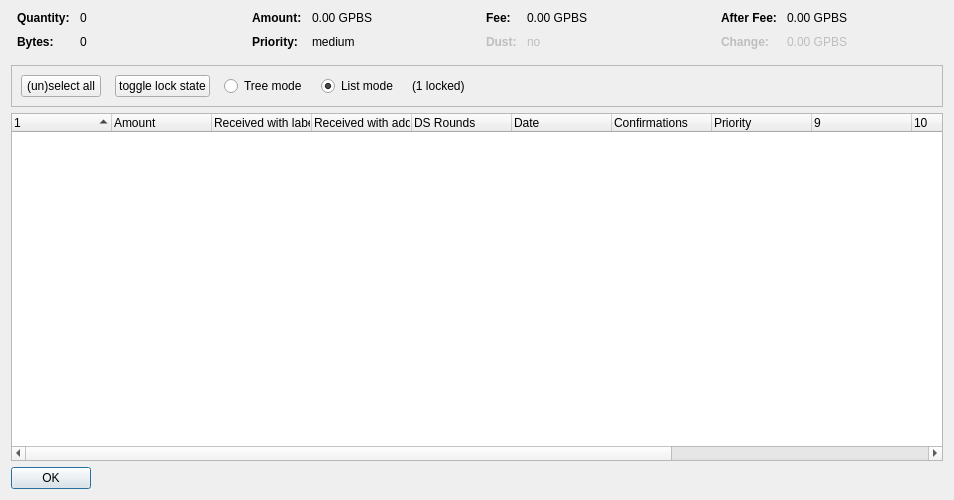
<?xml version="1.0" encoding="UTF-8"?>
<ui version="4.0">
 <class>CoinControlDialog</class>
 <widget class="QDialog" name="CoinControlDialog">
  <property name="geometry">
   <rect>
    <x>0</x>
    <y>0</y>
    <width>954</width>
    <height>500</height>
   </rect>
  </property>
  <property name="windowTitle">
   <string>Coin Selection</string>
  </property>
  <layout class="QVBoxLayout" name="verticalLayout">
   <item>
    <layout class="QHBoxLayout" name="horizontalLayoutTop" stretch="0,0,0,0">
     <property name="topMargin">
      <number>0</number>
     </property>
     <property name="bottomMargin">
      <number>10</number>
     </property>
     <item>
      <layout class="QFormLayout" name="formLayoutCoinControl1">
       <property name="horizontalSpacing">
        <number>10</number>
       </property>
       <property name="verticalSpacing">
        <number>10</number>
       </property>
       <property name="leftMargin">
        <number>6</number>
       </property>
       <property name="rightMargin">
        <number>6</number>
       </property>
       <item row="0" column="0">
        <widget class="QLabel" name="labelCoinControlQuantityText">
         <property name="font">
          <font>
           <weight>75</weight>
           <bold>true</bold>
          </font>
         </property>
         <property name="text">
          <string>Quantity:</string>
         </property>
        </widget>
       </item>
       <item row="0" column="1">
        <widget class="QLabel" name="labelCoinControlQuantity">
         <property name="cursor">
          <cursorShape>IBeamCursor</cursorShape>
         </property>
         <property name="contextMenuPolicy">
          <enum>Qt::ActionsContextMenu</enum>
         </property>
         <property name="text">
          <string notr="true">0</string>
         </property>
         <property name="textInteractionFlags">
          <set>Qt::LinksAccessibleByMouse|Qt::TextSelectableByKeyboard|Qt::TextSelectableByMouse</set>
         </property>
        </widget>
       </item>
       <item row="1" column="0">
        <widget class="QLabel" name="labelCoinControlBytesText">
         <property name="font">
          <font>
           <weight>75</weight>
           <bold>true</bold>
          </font>
         </property>
         <property name="text">
          <string>Bytes:</string>
         </property>
        </widget>
       </item>
       <item row="1" column="1">
        <widget class="QLabel" name="labelCoinControlBytes">
         <property name="cursor">
          <cursorShape>IBeamCursor</cursorShape>
         </property>
         <property name="contextMenuPolicy">
          <enum>Qt::ActionsContextMenu</enum>
         </property>
         <property name="text">
          <string notr="true">0</string>
         </property>
         <property name="textInteractionFlags">
          <set>Qt::LinksAccessibleByMouse|Qt::TextSelectableByKeyboard|Qt::TextSelectableByMouse</set>
         </property>
        </widget>
       </item>
      </layout>
     </item>
     <item>
      <layout class="QFormLayout" name="formLayoutCoinControl2">
       <property name="horizontalSpacing">
        <number>10</number>
       </property>
       <property name="verticalSpacing">
        <number>10</number>
       </property>
       <property name="leftMargin">
        <number>6</number>
       </property>
       <property name="rightMargin">
        <number>6</number>
       </property>
       <item row="0" column="0">
        <widget class="QLabel" name="labelCoinControlAmountText">
         <property name="font">
          <font>
           <weight>75</weight>
           <bold>true</bold>
          </font>
         </property>
         <property name="text">
          <string>Amount:</string>
         </property>
        </widget>
       </item>
       <item row="0" column="1">
        <widget class="QLabel" name="labelCoinControlAmount">
         <property name="cursor">
          <cursorShape>IBeamCursor</cursorShape>
         </property>
         <property name="contextMenuPolicy">
          <enum>Qt::ActionsContextMenu</enum>
         </property>
         <property name="text">
          <string notr="true">0.00 GPBS</string>
         </property>
         <property name="textInteractionFlags">
          <set>Qt::LinksAccessibleByMouse|Qt::TextSelectableByKeyboard|Qt::TextSelectableByMouse</set>
         </property>
        </widget>
       </item>
       <item row="1" column="0">
        <widget class="QLabel" name="labelCoinControlPriorityText">
         <property name="font">
          <font>
           <weight>75</weight>
           <bold>true</bold>
          </font>
         </property>
         <property name="text">
          <string>Priority:</string>
         </property>
        </widget>
       </item>
       <item row="1" column="1">
        <widget class="QLabel" name="labelCoinControlPriority">
         <property name="cursor">
          <cursorShape>IBeamCursor</cursorShape>
         </property>
         <property name="contextMenuPolicy">
          <enum>Qt::ActionsContextMenu</enum>
         </property>
         <property name="text">
          <string>medium</string>
         </property>
         <property name="textInteractionFlags">
          <set>Qt::LinksAccessibleByMouse|Qt::TextSelectableByKeyboard|Qt::TextSelectableByMouse</set>
         </property>
        </widget>
       </item>
      </layout>
     </item>
     <item>
      <layout class="QFormLayout" name="formLayoutCoinControl3">
       <property name="horizontalSpacing">
        <number>10</number>
       </property>
       <property name="verticalSpacing">
        <number>10</number>
       </property>
       <property name="leftMargin">
        <number>6</number>
       </property>
       <property name="rightMargin">
        <number>6</number>
       </property>
       <item row="0" column="0">
        <widget class="QLabel" name="labelCoinControlFeeText">
         <property name="font">
          <font>
           <weight>75</weight>
           <bold>true</bold>
          </font>
         </property>
         <property name="text">
          <string>Fee:</string>
         </property>
        </widget>
       </item>
       <item row="0" column="1">
        <widget class="QLabel" name="labelCoinControlFee">
         <property name="cursor">
          <cursorShape>IBeamCursor</cursorShape>
         </property>
         <property name="contextMenuPolicy">
          <enum>Qt::ActionsContextMenu</enum>
         </property>
         <property name="text">
          <string notr="true">0.00 GPBS</string>
         </property>
         <property name="textInteractionFlags">
          <set>Qt::LinksAccessibleByMouse|Qt::TextSelectableByKeyboard|Qt::TextSelectableByMouse</set>
         </property>
        </widget>
       </item>
       <item row="1" column="0">
        <widget class="QLabel" name="labelCoinControlLowOutputText">
         <property name="enabled">
          <bool>false</bool>
         </property>
         <property name="font">
          <font>
           <weight>75</weight>
           <bold>true</bold>
          </font>
         </property>
         <property name="text">
          <string>Dust:</string>
         </property>
        </widget>
       </item>
       <item row="1" column="1">
        <widget class="QLabel" name="labelCoinControlLowOutput">
         <property name="enabled">
          <bool>false</bool>
         </property>
         <property name="cursor">
          <cursorShape>IBeamCursor</cursorShape>
         </property>
         <property name="contextMenuPolicy">
          <enum>Qt::ActionsContextMenu</enum>
         </property>
         <property name="text">
          <string>no</string>
         </property>
         <property name="textInteractionFlags">
          <set>Qt::LinksAccessibleByMouse|Qt::TextSelectableByKeyboard|Qt::TextSelectableByMouse</set>
         </property>
        </widget>
       </item>
      </layout>
     </item>
     <item>
      <layout class="QFormLayout" name="formLayoutCoinControl4">
       <property name="horizontalSpacing">
        <number>10</number>
       </property>
       <property name="verticalSpacing">
        <number>10</number>
       </property>
       <property name="leftMargin">
        <number>6</number>
       </property>
       <property name="rightMargin">
        <number>6</number>
       </property>
       <item row="0" column="0">
        <widget class="QLabel" name="labelCoinControlAfterFeeText">
         <property name="font">
          <font>
           <weight>75</weight>
           <bold>true</bold>
          </font>
         </property>
         <property name="text">
          <string>After Fee:</string>
         </property>
        </widget>
       </item>
       <item row="0" column="1">
        <widget class="QLabel" name="labelCoinControlAfterFee">
         <property name="cursor">
          <cursorShape>IBeamCursor</cursorShape>
         </property>
         <property name="contextMenuPolicy">
          <enum>Qt::ActionsContextMenu</enum>
         </property>
         <property name="text">
          <string notr="true">0.00 GPBS</string>
         </property>
         <property name="textInteractionFlags">
          <set>Qt::LinksAccessibleByMouse|Qt::TextSelectableByKeyboard|Qt::TextSelectableByMouse</set>
         </property>
        </widget>
       </item>
       <item row="1" column="0">
        <widget class="QLabel" name="labelCoinControlChangeText">
         <property name="enabled">
          <bool>false</bool>
         </property>
         <property name="font">
          <font>
           <weight>75</weight>
           <bold>true</bold>
          </font>
         </property>
         <property name="text">
          <string>Change:</string>
         </property>
        </widget>
       </item>
       <item row="1" column="1">
        <widget class="QLabel" name="labelCoinControlChange">
         <property name="enabled">
          <bool>false</bool>
         </property>
         <property name="cursor">
          <cursorShape>IBeamCursor</cursorShape>
         </property>
         <property name="contextMenuPolicy">
          <enum>Qt::ActionsContextMenu</enum>
         </property>
         <property name="text">
          <string notr="true">0.00 GPBS</string>
         </property>
         <property name="textInteractionFlags">
          <set>Qt::LinksAccessibleByMouse|Qt::TextSelectableByKeyboard|Qt::TextSelectableByMouse</set>
         </property>
        </widget>
       </item>
      </layout>
     </item>
    </layout>
   </item>
   <item>
    <widget class="QFrame" name="frame">
     <property name="minimumSize">
      <size>
       <width>0</width>
       <height>40</height>
      </size>
     </property>
     <property name="frameShape">
      <enum>QFrame::StyledPanel</enum>
     </property>
     <property name="frameShadow">
      <enum>QFrame::Sunken</enum>
     </property>
     <layout class="QHBoxLayout" name="horizontalLayout">
      <item>
       <layout class="QHBoxLayout" name="horizontalLayoutPanel" stretch="0,0,0,0,0,0">
        <property name="spacing">
         <number>14</number>
        </property>
        <item>
         <widget class="QPushButton" name="pushButtonSelectAll">
          <property name="sizePolicy">
           <sizepolicy hsizetype="Maximum" vsizetype="Fixed">
            <horstretch>0</horstretch>
            <verstretch>0</verstretch>
           </sizepolicy>
          </property>
          <property name="text">
           <string>(un)select all</string>
          </property>
          <property name="autoDefault">
           <bool>false</bool>
          </property>
         </widget>
        </item>
        <item>
         <widget class="QPushButton" name="pushButtonToggleLock">
          <property name="sizePolicy">
           <sizepolicy hsizetype="Maximum" vsizetype="Fixed">
            <horstretch>0</horstretch>
            <verstretch>0</verstretch>
           </sizepolicy>
          </property>
          <property name="text">
           <string>toggle lock state</string>
          </property>
          <property name="autoDefault">
           <bool>false</bool>
          </property>
         </widget>
        </item>
        <item>
         <widget class="QRadioButton" name="radioTreeMode">
          <property name="sizePolicy">
           <sizepolicy hsizetype="Maximum" vsizetype="Fixed">
            <horstretch>0</horstretch>
            <verstretch>0</verstretch>
           </sizepolicy>
          </property>
          <property name="text">
           <string>Tree mode</string>
          </property>
         </widget>
        </item>
        <item>
         <widget class="QRadioButton" name="radioListMode">
          <property name="sizePolicy">
           <sizepolicy hsizetype="Maximum" vsizetype="Fixed">
            <horstretch>0</horstretch>
            <verstretch>0</verstretch>
           </sizepolicy>
          </property>
          <property name="text">
           <string>List mode</string>
          </property>
          <property name="checked">
           <bool>true</bool>
          </property>
         </widget>
        </item>
        <item>
         <widget class="QLabel" name="labelLocked">
          <property name="text">
           <string>(1 locked)</string>
          </property>
         </widget>
        </item>
        <item>
         <spacer name="horizontalSpacer">
          <property name="orientation">
           <enum>Qt::Horizontal</enum>
          </property>
          <property name="sizeHint" stdset="0">
           <size>
            <width>40</width>
            <height>20</height>
           </size>
          </property>
         </spacer>
        </item>
       </layout>
      </item>
     </layout>
    </widget>
   </item>
   <item>
    <widget class="CoinControlTreeWidget" name="treeWidget">
     <property name="contextMenuPolicy">
      <enum>Qt::CustomContextMenu</enum>
     </property>
     <property name="sortingEnabled">
      <bool>false</bool>
     </property>
     <property name="columnCount">
      <number>13</number>
     </property>
     <attribute name="headerShowSortIndicator" stdset="0">
      <bool>true</bool>
     </attribute>
     <attribute name="headerStretchLastSection">
      <bool>false</bool>
     </attribute>
     <column>
      <property name="text">
       <string/>
      </property>
     </column>
     <column>
      <property name="text">
       <string>Amount</string>
      </property>
     </column>
     <column>
      <property name="text">
       <string>Received with label</string>
      </property>
     </column>
     <column>
      <property name="text">
       <string>Received with address</string>
      </property>
     </column>
     <column>
      <property name="text">
       <string>DS Rounds</string>
      </property>
     </column>
     <column>
      <property name="text">
       <string>Date</string>
      </property>
     </column>
     <column>
      <property name="text">
       <string>Confirmations</string>
      </property>
      <property name="toolTip">
       <string>Confirmed</string>
      </property>
     </column>
     <column>
      <property name="text">
       <string>Priority</string>
      </property>
     </column>
     <column>
      <property name="text">
       <string/>
      </property>
     </column>
     <column>
      <property name="text">
       <string/>
      </property>
     </column>
     <column>
      <property name="text">
       <string/>
      </property>
     </column>
     <column>
      <property name="text">
       <string/>
      </property>
     </column>
     <column>
      <property name="text">
       <string/>
      </property>
     </column>
    </widget>
   </item>
   <item>
    <widget class="QDialogButtonBox" name="buttonBox">
     <property name="sizePolicy">
      <sizepolicy hsizetype="Maximum" vsizetype="Fixed">
       <horstretch>0</horstretch>
       <verstretch>0</verstretch>
      </sizepolicy>
     </property>
     <property name="orientation">
      <enum>Qt::Horizontal</enum>
     </property>
     <property name="standardButtons">
      <set>QDialogButtonBox::Ok</set>
     </property>
    </widget>
   </item>
  </layout>
 </widget>
 <customwidgets>
  <customwidget>
   <class>CoinControlTreeWidget</class>
   <extends>QTreeWidget</extends>
   <header>coincontroltreewidget.h</header>
  </customwidget>
 </customwidgets>
 <resources/>
 <connections/>
</ui>
